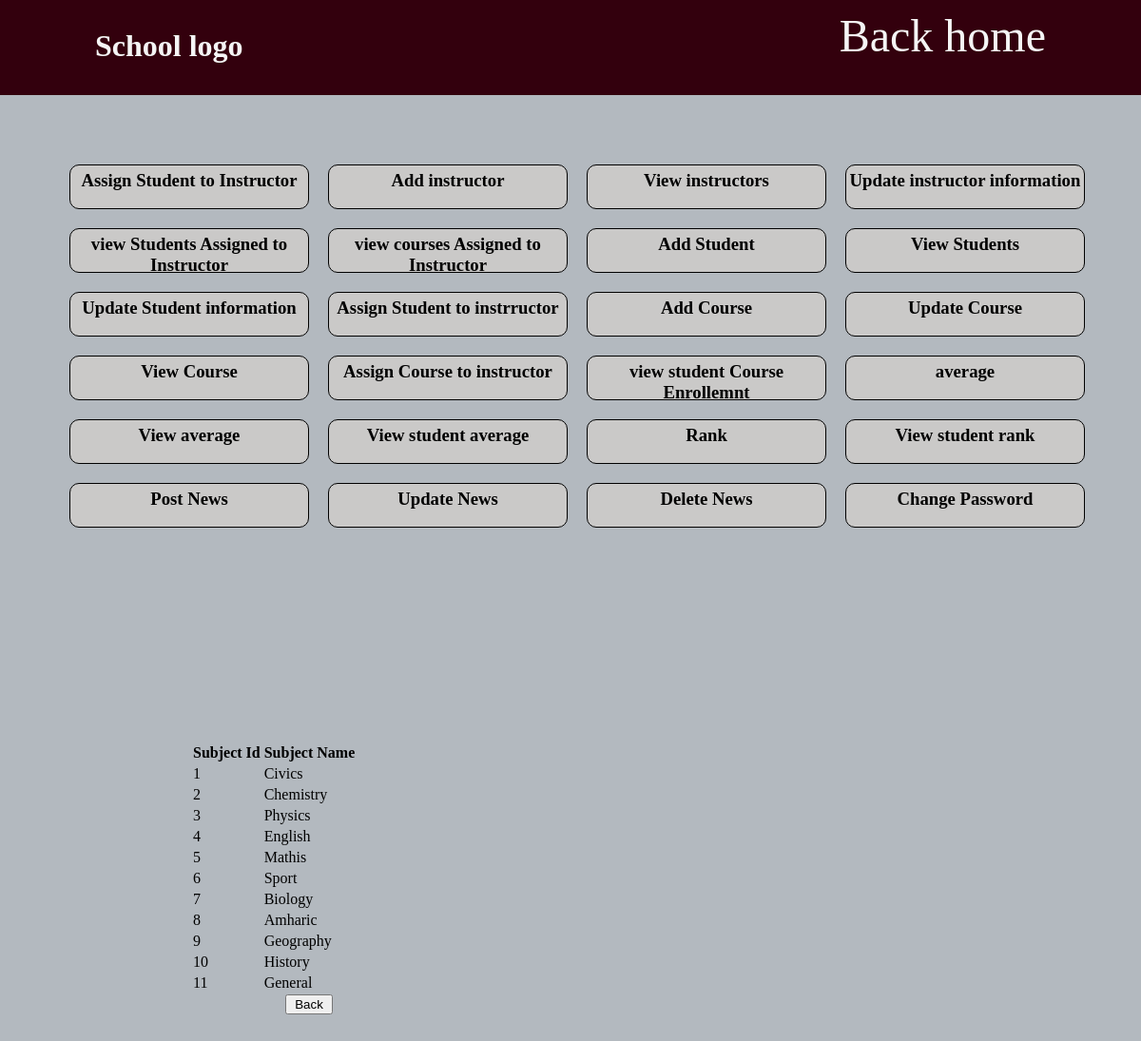
The page /Admin/php/html/viewcourse.php on the database its author committed.
### tables this page shows
CREATE TABLE `subject` (
  `subject_id` int(11) NOT NULL,
  `Subject_name` varchar(50) NOT NULL,
  `semester` text NOT NULL,
  `year` text NOT NULL
);

### Admin/php/html/viewcourse.php (the view, shortened to what this page needs)
<!DOCTYPE html>
<html lang="en">
<head>
<link rel="stylesheet" href="/mysm/Admin/php/html/header.css">
</head>
<body>
<header>
        <h1>School logo</h1>
        <a href="/mysm/Home Page/index.html" class="home">Back home</a>
    </header>
 <div class="dashbord">
 <div class="frame">
 <h3><a href="assignstudentInstructor.php" class="task">Assign Student to Instructor</a></h3>
    <h3><a href="addInstructor.php" class="task">Add instructor</a></h3>
    <h3><a href="viewinstructor.php" class="task">View instructors</a></h3>
    <h3><a href="updateinstructor.php" class="task">Update instructor information</a></h3>
    <h3><a href="viewstudentsassignedtoinstructor.php" class="task">view Students Assigned to Instructor </a></h3>
    <h3><a href="viewcourseassignedtoinstructor.php" class="task">view courses Assigned to Instructor </a></h3>
    <h3><a href="addStudent.php" class="task">Add Student</a></h3>
    <h3><a href="viewstudent.php" class="task">View Students</a></h3>
    <h3><a href="updatestudent.php" class="task">Update Student information</a></h3>
    <h3><a href="assignstudentInstructor.php" class="task">Assign Student to instrructor</a></h3>
    <h3><a href="addSubject.php" class="task">Add Course</a></h3>
    <h3><a href="updatecourse.php" class="task">Update Course</a></h3>
    <h3><a href="viewcourse.php" class="task">View Course</a></h3>
    <h3><a href="assigncourse_inst1.php" class="task">Assign Course to instructor</a></h3>
    <h3><a href="viewstudentcourseenroll.php" class="task">view student Course Enrollemnt</a></h3>
    <h3><a href="average.php" class="task">average </a></h3>
    <h3><a href="viewaverage.php" class="task"> View average </a></h3>
    <h3><a href="viewAverage.php" class="task">View student average</a></h3>
    <h3><a href="rank1.php" class="task">Rank </a></h3>
    <h3><a href="viewRank.php" class="task">View student rank</a></h3>
    <h3><a href="createpost.php" class="task">Post News</a></h3>
    <h3><a href="updatepost.php" class="task">Update News</a></h3>
    <h3><a href="deletenews.php" class="task">Delete News</a></h3>
    <h3><a href="adminchangepassword.php" class="task">Change Password</a></h3></div>
   <div class="dash">
   <?php
$servername = 'localhost';
$username = "root";
$password = "";
$db_name = "mysms";
$conn =  mysqli_connect($servername, $username, $password, $db_name);
$sql="SELECT subject_id, Subject_name FROM subject";
$result=mysqli_query($conn,$sql);
if(mysqli_num_rows($result)>0){
    ?>
    <table>
        <tr>
            <th>Subject Id</th>
            <th>Subject Name</th>
        </tr>
        <?php
          while ($row = mysqli_fetch_assoc($result)){
            ?>
            <tr>
                <td><?php echo $row["subject_id"]; ?></td>
                <td><?php echo $row["Subject_name"]; ?></td>
            </tr>
        <?php
        }
        ?>
    </table>
    <button class="backk"><a href="admin.html" class="back">Back</a></button>
    <?php
} else {
    echo "0 results";
}
?>
</div>   </div>
</body>
</html>

### Admin/php/html/header.css (style rules this page uses)
* { margin: 0; }
header { background-color: #33000d!important; color:whitesmoke; height: 100px; }
header a { position: absolute; right: 100px; color: whitesmoke; font-size: 3rem; top: 10px; }
body { background-color: #b3b9bf; }
header h1 { padding-top: 30px; }
.home { text-decoration: none; }
.dashbord { display: grid; column-gap: 2rem; grid-template-rows: 1fr 1fr 1fr; }
.dash { margin-top: 200px; height: 15rem; margin-left:200px; }
.frame { display: grid; width: 38%; margin-left: 4%; margin-top: 4%; padding: 15px; border-radius: 20px; grid-template-columns: repeat(4,1fr); }
.task { display: grid; border: solid black 0.1px; text-decoration: none; width:250px; color: black; margin: 10px; text-align: center; background-color: rgb(202, 201, 200); border-radius: 10px; padding-top:5px; height: 2.5rem; }
header h1 { margin-left: 100px; }
.back { height: 50px; text-decoration: none; color: black; width:50px; }
.backk { margin-left: 100px; width:50px; }

### rows shown on the page
subject: subject_id "1", Subject_name "Civics"
subject: subject_id "2", Subject_name "Chemistry"
subject: subject_id "3", Subject_name "Physics"
subject: subject_id "4", Subject_name "English"
subject: subject_id "5", Subject_name "Mathis"
subject: subject_id "6", Subject_name "Sport"
subject: subject_id "7", Subject_name "Biology"
subject: subject_id "8", Subject_name "Amharic"
subject: subject_id "9", Subject_name "Geography"
subject: subject_id "10", Subject_name "History"
subject: subject_id "11", Subject_name "General"
